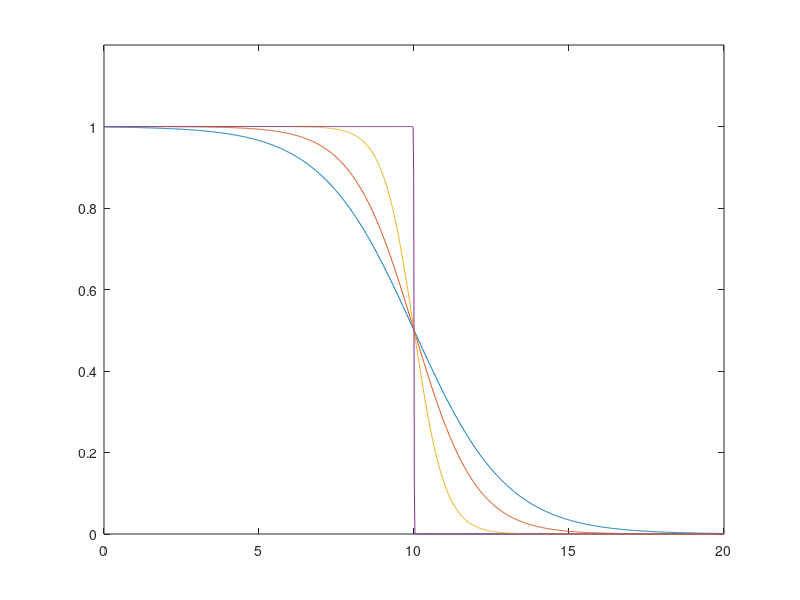

Source code (MATLAB): (Note: this script raises an error after producing the figure.)
clear

r = linspace(0,20,1000);
d = 10;
gamma = 1;

penalty = zeros(length(r),1);
for i = 1:length(r)
    if r(i) < d
        penalty(i) = gamma*(1-(r(i)/d)^2)^3;
    else
        penalty(i) = 0;
    end
end

rho = 1;
penalty_smooth = gamma/2*(1-tanh((r-d)/rho));

penalty_smooth2 = gamma/2*(1-tanh((r-d)/1E-3));

% figure(1)
% plot(r,penalty)
% hold on
% plot(r,penalty_smooth)
% ylim([0,gamma*1.2])
% xline(d,'r--','Exclusion')
% xlabel('Distance between Spacecraft')
% ylabel('penalty')
% legend('Soft Exclusion','Absolute Exclusion')

% figure(1)
% plot(r,penalty_smooth,'r-')
% hold on
% plot(r,penalty_smooth2,'b-')
% ylim([0,gamma*1.2])
% xline(d,'k--','Exclusion Zone')
% xlabel('Distance between Spacecraft')
% ylabel('Penalty')
% legend('Relaxed Exclusion','Strict Exclusion')

figure(1)
rho_list = [3,2,1,1E-2];
for i = 1:length(rho_list)
    penalty_smooth = gamma/2*(1-tanh((r-d)/rho_list(i)));
    plot(r,penalty_smooth)
    hold on
end
ylim([0,gamma*1.2])
xline(d,'k--','Exclusion Zone')
yline(gamma,'k--','\gamma')
xlabel('Distance between Spacecraft')
ylabel('Penalty')
legend('\rho = 3','\rho = 2','\rho = 1','\rho = 1E-2')